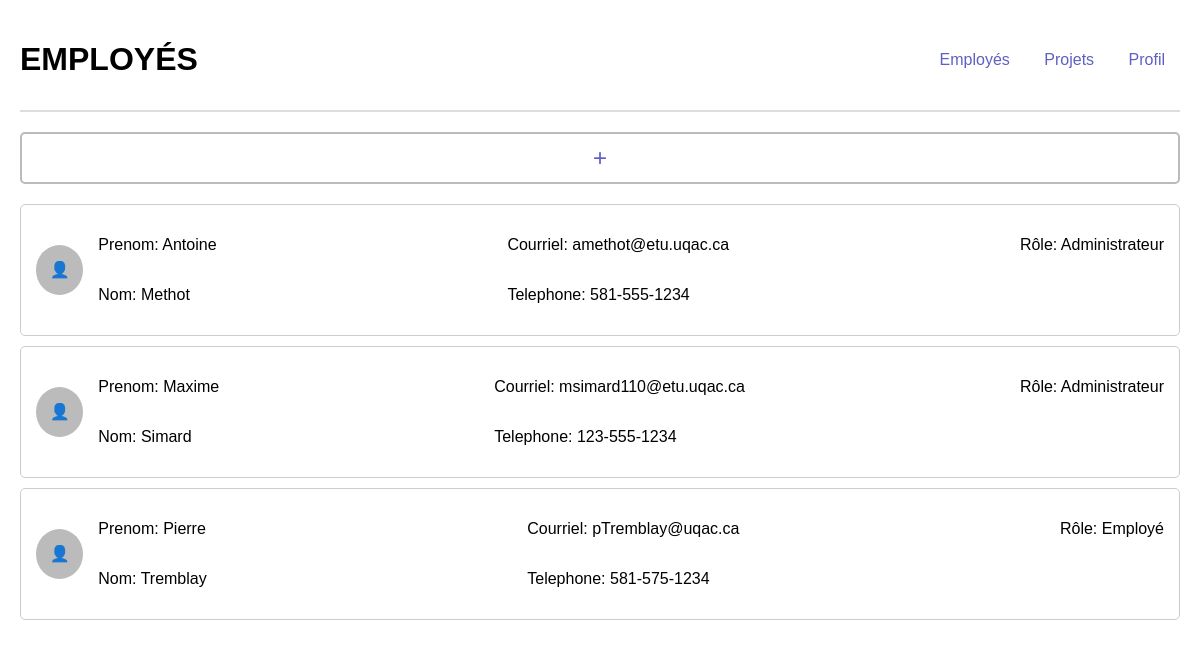
The app's page /employes, older data.
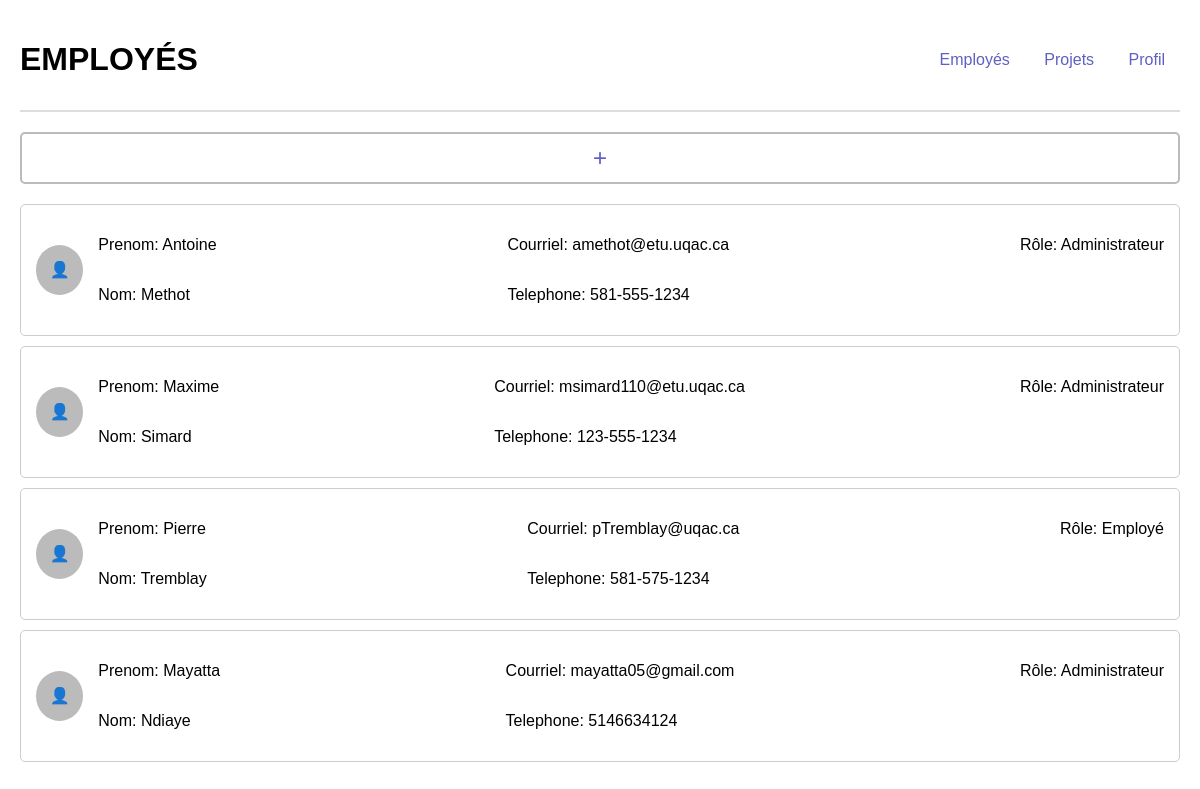
The same page, newer data.
### tables this page shows
CREATE TABLE Employe (
    id INTEGER PRIMARY KEY,
    idRole INTEGER NOT NULl,
    nom TEXT NOT NULL,
    prenom TEXT NOT NULL,
    courriel TEXT NOT NULL UNIQUE,
    telephone TEXT NOT NULL UNIQUE,
    motPasse TEXT NOT NULL,
    FOREIGN KEY (idRole) REFERENCES Role(id)
);

### main.py (the view)
@app.route('/employes', methods=['GET', 'POST'])
def employes():
    listeEmploye = get_employes()
    return render_template('employes.html', employes=listeEmploye)

### main.py (called while the page is built)
def get_db():                           #connexion à la base de données
    conn = sqlite3.connect(DB)
    conn.row_factory = sqlite3.Row  # Allows us to access rows by column name
    return conn

def get_employes():
    conn = get_db()
    cursor = conn.cursor()
    cursor.execute("SELECT prenom, nom, courriel, telephone, idRole FROM Employe")  # Adjust columns as needed
    employes = cursor.fetchall()
    conn.close()
    return employes

### templates/employes.html (shortened to what this page needs)
<!DOCTYPE html>
<html lang="fr">
  <head>
    <link rel="stylesheet" href="../static/css/employes.css" />
  </head>
  <body>
    <header>
      <h1>EMPLOYÉS</h1>
      <nav>
        <a href="employes">Employés</a>
        <a href="listeProjets">Projets</a>
        <a href="profil">Profil</a>
      </nav>
    </header>
    <div class="employee-list">
      <div class="add-button">+</div>
      {% for employe in employes %}
      <div class="employee-card">
        <div class="employee-avatar">👤</div>
        <div class="employee-details">
          <div class="employee-info">
            <p>Prenom: {{ employe[0] }}</p>
            <p>Nom: {{ employe[1] }}</p>
          </div>
          <div class="employee-info">
            <p>Courriel: {{ employe[2] }}</p>
            <p>Telephone: {{ employe[3] }}</p>
          </div>
          <div class="employee-info">
            <p>
              Rôle: {% if employe[4] == 1 %} Administrateur {% elif employe[4]
              == 2 %} Chef de projet {% elif employe[4] == 3 %} Employé {% endif
              %}
            </p>
          </div>
        </div>
      </div>
      {% endfor %}
    </div>
  </body>
</html>

### static/css/employes.css (style rules this page uses)
body { font-family: Arial, sans-serif; margin: 20px; }
header { display: flex; justify-content: space-between; align-items: center; border-bottom: 2px solid #ddd; padding-bottom: 10px; }
nav a { margin: 0 15px; text-decoration: none; color: #5f5fc4; }
.employee-list { margin-top: 20px; }
.add-button { display: flex; justify-content: center; align-items: center; border: 2px solid #bbb; border-radius: 5px; padding: 10px; cursor: pointer; text-align: center; font-size: 24px; color: #5f5fc4; margin-bottom: 20px; }
.employee-card { display: flex; align-items: center; border: 1px solid #ccc; border-radius: 5px; padding: 15px; margin-bottom: 10px; }
.employee-avatar { width: 50px; height: 50px; background-color: #bbb; border-radius: 50%; display: flex; align-items: center; justify-content: center; margin-right: 15px; }
.employee-details { display: flex; justify-content: space-between; width: 100%; }
.employee-info { display: flex; flex-direction: column; }

Row changes from the older to the newer data that the page shows:
added Employe: prenom "Mayatta", nom "Ndiaye", courriel "mayatta05@gmail.com", telephone "5146634124", shows "Administrateur"
